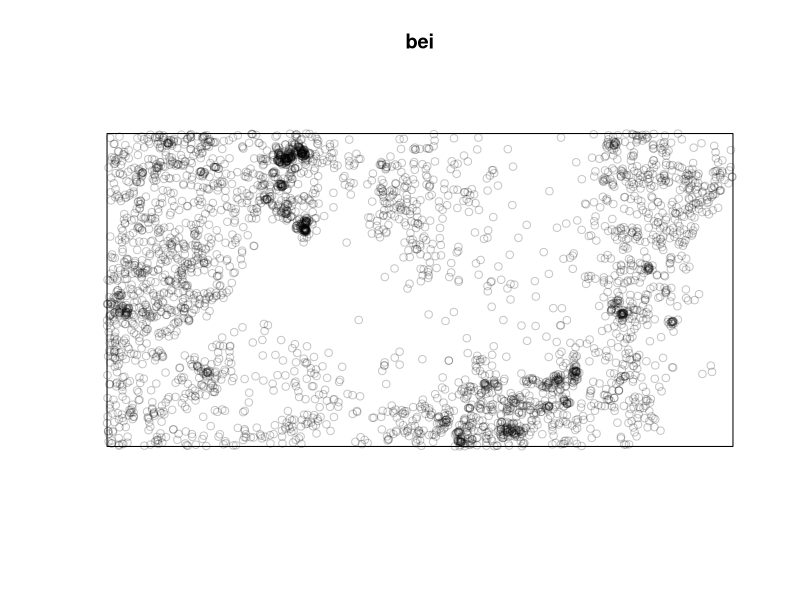
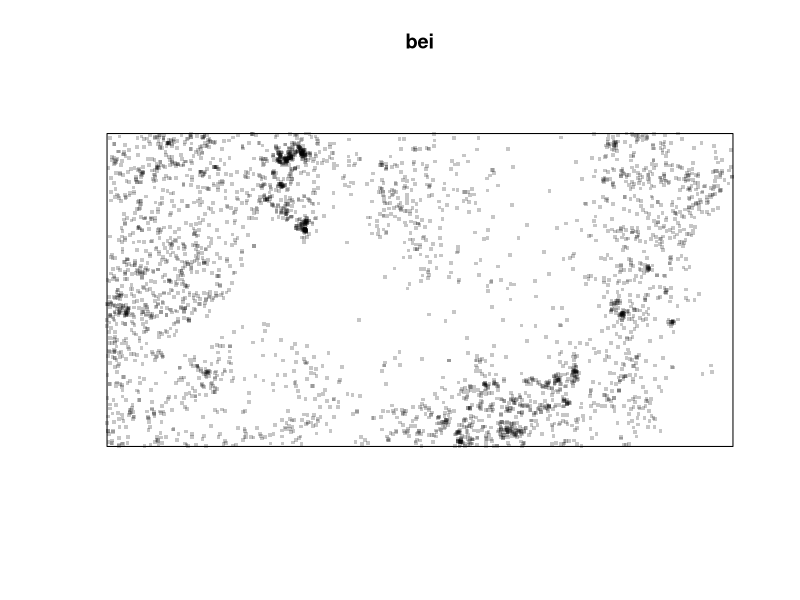
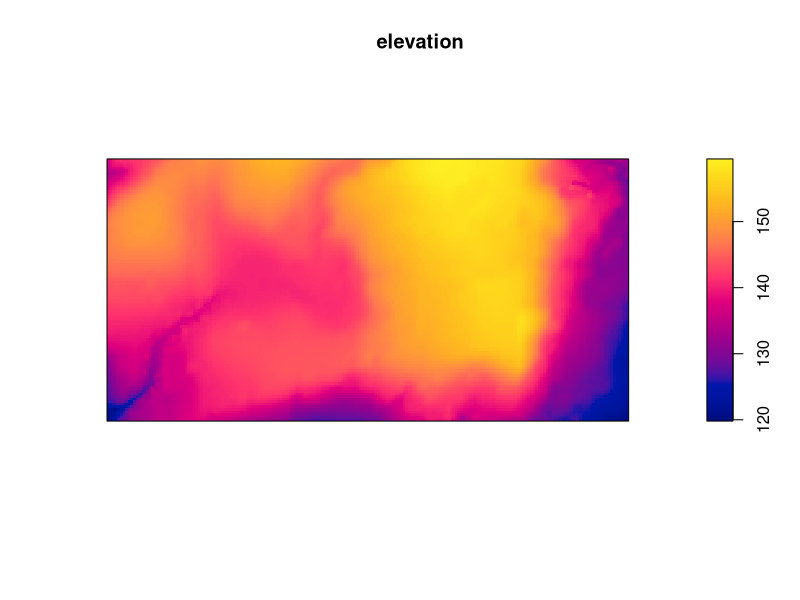

Write the R code that produced these figures, in order.
# R code for pop density


# installing packages
install.packages("spatstat")


# using the package(s)
library(spatstat)

# recall the data
bei

# looking at the points in space
plot (bei)

# changing the shape of points and dimentions
plot(bei, pch=15, cex=.5)

# drivers, anther dataset
bei.extra

#plot  variables
plot

# subsetting a dataset
# there are two diff methods to make the subset:
# first: name of the variable and the simbol $
# second: number of the layer and [] for tables, [[]] for map layers

#first
elevation <- bei.extra$elev
#output
elevation 
#plot
plot(elevation)

# second 
# subset by the number of the layer/variable : in this case no tables but we have map layers
elevation2 <- bei.extra[[1]]



 
